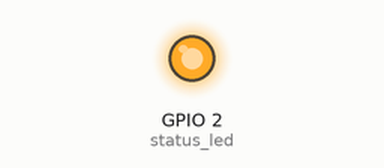
Recording of a sketch running on a simulated ESP8266 (NodeMCU). Shown: output pins drawn as LEDs (lit = HIGH). WiFi joins after 1.5 s; servers stay silent unless stated.

Above: at 2.05 s.
At 5.4 s:
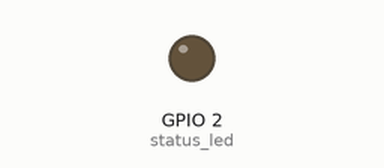
Timing chart, 0 to 7.9 s (numbered marks = the images above):
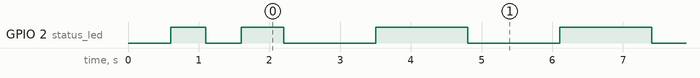

Measured:
- by itself, GPIO 2 (status_led): goes LOW 0.50 s, HIGH 0.60 s, 49 × (LOW 1.3 s, HIGH 1.3 s), then LOW

The sketch:

TelegramBot-ESP8266.ino
```cpp
#include <ESP8266WiFi.h>
#include <WiFiClientSecure.h>
#include <UniversalTelegramBot.h>
#include <ArduinoJson.h>

//#define __DEBUG__
// Initialize Telegram BOT
#define BotToken "360711541:AAGyd9LzIPHnege0CpkmIZ15vfpUIRmpCCU"

// userId
const char* antonio = "34919692";
const char* jolien = "48126411";

// Initialize Wifi connection to the router
const int maxIndex = 2;
const char* ssid[maxIndex]     = {"Julien", "Yolin"};
const char* password[maxIndex] = {"jolientje", "jolientje"};

// variables
int alarm = 0;
int updateInterval = 1000; //mean time between scan messages
long lastUpdate;

WiFiClientSecure sslClient;
UniversalTelegramBot bot(BotToken, sslClient);

void setup() {
  // IO pins
  pinMode(2, INPUT_PULLUP);
  pinMode(LED_BUILTIN, OUTPUT); //status led

  #ifdef __DEBUG__
  // Serial
  Serial.begin(115200);
  while (!Serial);
  #endif

  //connect to wifi
  connectWifi();

  // send one time msg to owner
  bot.sendMessage(antonio, "I am online");
}

void loop() {
  //checken of wifi nogf verbonden is
  if (WiFi.status() != WL_CONNECTED) {
    connectWifi();
  }

  // Klep open
  if(digitalRead(2) == LOW) {
    if(alarm == 0) {
      alarm = 1;
      bot.sendMessage(antonio, "You've got mail");
      bot.sendMessage(jolien, "You've got mail");
    }
  }

  // Deur open
  if(digitalRead(2) == HIGH) {
    if(alarm == 1) {
      alarm = 0;
      bot.sendMessage(antonio, "Mailbox empty");
      bot.sendMessage(jolien, "Mailbox empty");
    }
  }

  if (millis() > lastUpdate + updateInterval)  {
    int numNewMessages = bot.getUpdates(bot.last_message_received + 1);
    while(numNewMessages) {
      #ifdef __DEBUG__
      Serial.println("New message(s)");
      #endif
      for (int i=0; i<numNewMessages; i++) {
        telegramMessage m = bot.messages[i];
        if ( m.chat_id != 0 ){ // Checks if there are some updates
          if (m.chat_id != antonio) {
            bot.sendMessage(antonio, "Message from: " + m.chat_id + " : " + m.text);
          }
          else {
            bot.sendMessage(m.chat_id, m.text);  // Reply to the same chat with the same text
          }
        }
      }
      numNewMessages = bot.getUpdates(bot.last_message_received + 1);
    }
    lastUpdate = millis();
    #ifdef __DEBUG__
    Serial.println("Checking...");
    #endif
    toggleLED(LED_BUILTIN);
  }
}

void toggleLED(int led) {
  if(digitalRead(led) == LOW)
    digitalWrite(led, HIGH);
  else
    digitalWrite(led, LOW);
}

void connectWifi(){
  int wifiIndex = 0;
  while (WiFi.status() != WL_CONNECTED) {
    // Set WiFi to station mode and disconnect from AP if previously connected
    WiFi.mode(WIFI_STA);
    WiFi.disconnect();
    delay(100);

    // attempt to connect to Wifi network:
    #ifdef __DEBUG__
    Serial.print("Connecting Wifi: ");
    #endif

    WiFi.begin(ssid[wifiIndex], password[wifiIndex]);
    int attempts = 0;
    while (WiFi.status() != WL_CONNECTED && attempts < 20) {
      delay(500);
      attempts++;

      #ifdef __DEBUG__
      Serial.print(".");
      #endif

      toggleLED(LED_BUILTIN);
    }
    if(++wifiIndex == maxIndex) {
      wifiIndex = 0;
    }
  }
  digitalWrite(LED_BUILTIN, HIGH);

  #ifdef __DEBUG__
  Serial.println("");
  Serial.println("WiFi connected");
  Serial.print("IP address: ");
  Serial.println(WiFi.localIP());
  #endif
}
```
